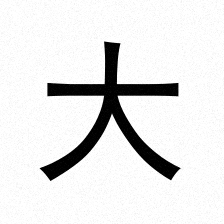
#> input picture data/synthetic/good/da_good_0000.png, 224 x 224 px
$ python -i evaluator.py   (imports and definitions only)
#> lines starting #> are read from the running program, lines starting #| are printed output that depends on the picture; after the words box and inside, x2 and y2 are one past the last pixel; in counts of white or black regions, pixels touching at a corner belong together
"""
InkPi 书法评测系统 - 评测服务

四维度评分（针对毛笔字优化）：
- 结构：字形匀称程度、凸包矩形度、留白分布
- 笔画：骨架提取分析、边缘复杂度、笔画粗细变化（提按效果）
- 平衡：精确重心计算、中轴线偏移量
- 韵律：行笔流畅度、连通性分析、飞白效果
"""
import numpy as np
import cv2
from typing import Dict, List, Tuple, Optional
from dataclasses import dataclass
from datetime import datetime
import logging

logger = logging.getLogger(__name__)


@dataclass
class EvaluationResult:
    """评测结果数据类"""
    total_score: int
    detail_scores: Dict[str, int]
    feedback: str
    timestamp: datetime = None
    image_path: str = None
    character_name: str = None
    style: str = None
    style_confidence: float = None

    def __post_init__(self):
        if self.timestamp is None:
            self.timestamp = datetime.now()

    # [11 lines left out: function to_dict, not called in this run]


class EvaluationService:
    """评测服务 - 毛笔字专项优化版"""

    # 评分维度
    DIMENSIONS = ["结构", "笔画", "平衡", "韵律"]

    # 评分范围
    SCORE_RANGE = (0, 100)

    # 质量等级阈值
    QUALITY_TARGETS = {
        "good": 1.0,
        "medium": 0.3,
        "poor": -1.0,
    }

    def __init__(self):
        self.logger = logging.getLogger(__name__)
        self.min_score, self.max_score = self.SCORE_RANGE

    def evaluate(
        self,
        image: np.ndarray,
        character_name: str = None,
    ) -> EvaluationResult:
        """
        执行评测分析

        Args:
            image: 预处理后的图像 (灰度图或BGR)
            character_name: 字符名称 (可选)

        Returns:
            EvaluationResult 评测结果
        """
        self.logger.info("开始毛笔字评测分析...")

        # 计算四维评分
        detail_scores = self._calculate_scores(image)

        # 计算总分
        total_score = sum(detail_scores.values()) // len(detail_scores)

        # 生成反馈
        feedback = self._generate_feedback(total_score, detail_scores)

        # 创建评测结果
        result = EvaluationResult(
            total_score=total_score,
            detail_scores=detail_scores,
            feedback=feedback,
            timestamp=datetime.now(),
            character_name=character_name,
        )

        self.logger.info(f"评测完成: 总分={total_score}")
        return result

    def _calculate_scores(self, image: np.ndarray) -> Dict[str, int]:
        """计算四维评分"""
        # 确保是灰度图
        if len(image.shape) == 3:
            gray = cv2.cvtColor(image, cv2.COLOR_BGR2GRAY)
        else:
            gray = image

        # 二值化
        _, binary = cv2.threshold(gray, 127, 255, cv2.THRESH_BINARY)

        # 提取墨迹掩码
        ink_mask = binary == 0

        # 提取特征
        features = self._extract_features(binary, ink_mask, gray)

        # 计算各维度分数
        scores = {
            "结构": self._score_structure(features),
            "笔画": self._score_stroke(features, binary),
            "平衡": self._score_balance(features),
            "韵律": self._score_rhythm(features),
        }

        return scores

    def _extract_features(self, binary: np.ndarray, ink_mask: np.ndarray, gray: np.ndarray) -> Dict[str, float]:
        """提取图像特征"""
        h, w = binary.shape
        total_pixels = binary.size
        ink_count = np.sum(ink_mask)

        features = {}

        # 基础特征
        features["ink_ratio"] = ink_count / total_pixels
        features["image_width"] = w
        features["image_height"] = h

        # 重心计算
        if ink_count > 0:
            y_coords, x_coords = np.where(ink_mask)
            features["center_x"] = np.mean(x_coords) / w
            features["center_y"] = np.mean(y_coords) / h
        else:
            features["center_x"] = 0.5
            features["center_y"] = 0.5

        features["center_offset"] = np.sqrt(
            (features["center_x"] - 0.5) ** 2 +
            (features["center_y"] - 0.5) ** 2
        )

        # 凸包分析
        if ink_count > 0:
            contours, _ = cv2.findContours(
                (255 - binary).astype(np.uint8),
                cv2.RETR_EXTERNAL,
                cv2.CHAIN_APPROX_SIMPLE
            )
            if contours:
                all_points = np.vstack(contours)
                convex_hull = cv2.convexHull(all_points)
                hull_perimeter = cv2.arcLength(convex_hull, True)
                min_rect = cv2.minAreaRect(convex_hull)
                rect_perimeter = 2 * (min_rect[1][0] + min_rect[1][1])

                if rect_perimeter > 0:
                    features["convex_rectangularity"] = hull_perimeter / rect_perimeter
                else:
                    features["convex_rectangularity"] = 0.5
            else:
                features["convex_rectangularity"] = 0.5
        else:
            features["convex_rectangularity"] = 0.5

        # 网格留白分析
        grid_size = 3
        cell_h, cell_w = h // grid_size, w // grid_size
        whitespace_ratios = []

        for i in range(grid_size):
            for j in range(grid_size):
                y1, y2 = i * cell_h, (i + 1) * cell_h
                x1, x2 = j * cell_w, (j + 1) * cell_w
                cell = ink_mask[y1:y2, x1:x2]
                whitespace_ratio = 1 - (np.sum(cell) / cell.size)
                whitespace_ratios.append(whitespace_ratio)

        features["whitespace_variance"] = np.var(whitespace_ratios)

        # 骨架提取
        skeleton = self._extract_skeleton(binary)
        features["skeleton_length"] = np.sum(skeleton > 0)
        features["branch_point_count"] = len(self._detect_branch_points(skeleton))
        features["end_point_count"] = len(self._detect_end_points(skeleton))

        # 连通分量分析
        num_labels, _, stats, _ = cv2.connectedComponentsWithStats(
            255 - binary, connectivity=8
        )
        features["num_components"] = num_labels - 1

        # 边缘分析
        edges = cv2.Canny(binary, 50, 150)
        features["edge_density"] = np.sum(edges > 0) / total_pixels

        # 投影分布
        h_projection = np.sum(ink_mask, axis=1)
        v_projection = np.sum(ink_mask, axis=0)

        features["h_proj_std"] = np.std(h_projection) / (np.mean(h_projection) + 1e-6)
        features["v_proj_std"] = np.std(v_projection) / (np.mean(v_projection) + 1e-6)

        # 对称性
        h_proj_norm = h_projection / (np.max(h_projection) + 1e-6)
        v_proj_norm = v_projection / (np.max(v_projection) + 1e-6)
        features["h_symmetry"] = 1 - np.mean(np.abs(h_proj_norm - np.flip(h_proj_norm)))
        features["v_symmetry"] = 1 - np.mean(np.abs(v_proj_norm - np.flip(v_proj_norm)))

        return features

    def _extract_skeleton(self, binary: np.ndarray) -> np.ndarray:
        """骨架提取"""
        if np.mean(binary) > 127:
            img = (255 - binary) // 255
        else:
            img = binary // 255

        skeleton = np.zeros(img.shape, dtype=np.uint8)
        temp = np.zeros(img.shape, dtype=np.uint8)
        element = cv2.getStructuringElement(cv2.MORPH_CROSS, (3, 3))

        while True:
            eroded = cv2.erode(img, element)
            dilated = cv2.dilate(eroded, element)
            temp = cv2.subtract(img, dilated)
            skeleton = cv2.bitwise_or(skeleton, temp)
            img = eroded.copy()

            if cv2.countNonZero(img) == 0:
                break

        return skeleton * 255

    def _detect_branch_points(self, skeleton: np.ndarray) -> List[Tuple[int, int]]:
        """检测骨架分支点"""
        branch_points = []
        h, w = skeleton.shape
        skel = (skeleton > 0).astype(np.uint8)

        for y in range(1, h - 1):
            for x in range(1, w - 1):
                if skel[y, x] == 1:
                    neighbors = np.sum(skel[y-1:y+2, x-1:x+2]) - 1
                    if neighbors >= 3:
                        branch_points.append((x, y))

        return branch_points

    def _detect_end_points(self, skeleton: np.ndarray) -> List[Tuple[int, int]]:
        """检测骨架端点"""
        end_points = []
        h, w = skeleton.shape
        skel = (skeleton > 0).astype(np.uint8)

        for y in range(1, h - 1):
            for x in range(1, w - 1):
                if skel[y, x] == 1:
                    neighbors = np.sum(skel[y-1:y+2, x-1:x+2]) - 1
                    if neighbors == 1:
                        end_points.append((x, y))

        return end_points

    def _score_structure(self, features: Dict[str, float]) -> int:
        """评分：结构"""
        score_range = self.max_score - self.min_score

        # 凸包矩形度
        rect_score = features.get("convex_rectangularity", 0.5)
        rect_deviation = abs(rect_score - 0.8)
        rect_normalized = max(0, 1 - rect_deviation * 2)

        # 留白均匀性
        whitespace_var = features.get("whitespace_variance", 0.1)
        whitespace_score = max(0, 1 - whitespace_var * 4)

        # 墨迹占比
        ink_ratio = features.get("ink_ratio", 0.25)
        ideal_ratio = 0.28
        ratio_score = 1 - abs(ink_ratio - ideal_ratio) / (ideal_ratio * 1.5)
        ratio_score = max(0, min(1, ratio_score))

        final_score = (
            rect_normalized * 0.3 +
            whitespace_score * 0.4 +
            ratio_score * 0.3
        )

        return int(final_score * score_range + self.min_score)

    def _score_stroke(self, features: Dict[str, float], binary: np.ndarray) -> int:
        """评分：笔画"""
        score_range = self.max_score - self.min_score

        # 边缘复杂度
        edge_density = features.get("edge_density", 0.05)
        ideal_density = 0.10
        density_score = 1 - abs(edge_density - ideal_density) / ideal_density
        density_score = max(0, min(1, density_score))

        # 骨架分析
        skeleton_length = features.get("skeleton_length", 0)
        ink_count = np.sum(binary == 0)

        if ink_count > 0:
            skeleton_ratio = skeleton_length / ink_count
            ideal_skeleton_ratio = 0.12
            skeleton_score = 1 - abs(skeleton_ratio - ideal_skeleton_ratio) / ideal_skeleton_ratio
            skeleton_score = max(0, min(1, skeleton_score))
        else:
            skeleton_score = 0.5

        # 连通性
        components = features.get("num_components", 1)
        if components <= 1:
            connectivity_score = 1.0
        elif components <= 3:
            connectivity_score = 0.8
        elif components <= 5:
            connectivity_score = 0.6
        else:
            connectivity_score = 0.4

        final_score = (
            density_score * 0.35 +
            skeleton_score * 0.35 +
            connectivity_score * 0.30
        )

        return int(final_score * score_range + self.min_score)

    def _score_balance(self, features: Dict[str, float]) -> int:
        """评分：平衡"""
        score_range = self.max_score - self.min_score

        # 重心偏移
        center_offset = features.get("center_offset", 0)
        balance_score = 1 - center_offset * 2.5
        balance_score = max(0, min(1, balance_score))

        # 对称性
        h_symmetry = features.get("h_symmetry", 0.5)
        v_symmetry = features.get("v_symmetry", 0.5)

        final_score = (
            balance_score * 0.5 +
            h_symmetry * 0.25 +
            v_symmetry * 0.25
        )

        return int(final_score * score_range + self.min_score)

    def _score_rhythm(self, features: Dict[str, float]) -> int:
        """评分：韵律"""
        score_range = self.max_score - self.min_score

        # 连通性
        components = features.get("num_components", 10)
        if components <= 1:
            flow_score = 1.0
        elif components <= 3:
            flow_score = 0.85
        elif components <= 5:
            flow_score = 0.7
        else:
            flow_score = 0.5

        # 端点数量
        end_points = features.get("end_point_count", 0)
        if 2 <= end_points <= 10:
            endpoint_score = 1.0
        elif end_points < 2:
            endpoint_score = 0.8
        else:
            endpoint_score = max(0.5, 1 - (end_points - 10) * 0.03)

        # 骨架流畅度
        skeleton_length = features.get("skeleton_length", 0)
        branch_points = features.get("branch_point_count", 0)

        if skeleton_length > 0 and branch_points > 0:
            smoothness = min(1, skeleton_length / (branch_points * 40 + 80))
        else:
            smoothness = 0.5

        final_score = (
            flow_score * 0.4 +
            endpoint_score * 0.3 +
            smoothness * 0.3
        )

        return int(final_score * score_range + self.min_score)

    def _generate_feedback(self, total_score: int, detail_scores: Dict[str, int]) -> str:
        """生成反馈文案"""
        if total_score >= 85:
            feedback = "优秀！书法功底扎实，笔画流畅有力！"
        elif total_score >= 70:
            min_dim = min(detail_scores, key=detail_scores.get)
            suggestions = {
                "结构": "注意字形的匀称和留白分布",
                "笔画": "加强笔画的连贯性和粗细变化",
                "平衡": "注意字的重心位置",
                "韵律": "提高行笔的流畅度",
            }
            feedback = f"良好！{suggestions.get(min_dim, '继续练习')}"
        else:
            feedback = "继续练习，建议多临摹字帖，注意笔法和结构"

        return feedback


# [13 lines left out: function evaluate_image, not called in this run]

>>> import cv2
>>> picture = cv2.imread('../../data/synthetic/good/da_good_0000.png')
#> picture is the input picture: shape (224, 224, 3); min 0, max 255, mean 229.4
>>> result = EvaluationService().evaluate(picture)
#> in _calculate_scores, `_, binary = cv2.threshold(gray, 127, 255, cv2.THRESH_BINARY)`:
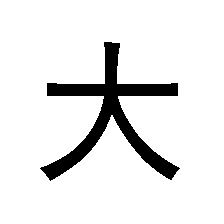
#> binary: shape (224, 224); 90.7% white; 1 black region, box (x1, y1, x2, y2) and area: (40, 42, 180, 181) 4686
#> in _extract_features, `ink_count = np.sum(ink_mask)`: ink_count = 4686
#> in _extract_features, `y_coords, x_coords = np.where(ink_mask)`: y_coords = 4686 values from 42 to 180; x_coords = 4686 values, max 179 at index 4367, min 40 at index 4312, mean 111
#> in _extract_features, `contours, _ = cv2.findContours( (255 - binary).astype(np.uint8), cv2.R..`: contours = 1 contour; box (x1, y1, x2, y2) and area: (40, 42, 180, 181) 4336
#> in _extract_features, `all_points = np.vstack(contours)`: all_points = contour of 234 points, box (x1, y1, x2, y2) (40, 42, 180, 181), area 4336
#> in _extract_features, `convex_hull = cv2.convexHull(all_points)`: convex_hull = contour of 10 points, box (x1, y1, x2, y2) (40, 42, 180, 181), area 15868
#> in _extract_features, `hull_perimeter = cv2.arcLength(convex_hull, True)`: hull_perimeter = 476.3
#> in _extract_features, `min_rect = cv2.minAreaRect(convex_hull)`: min_rect = ((109, 110.7), (139, 137.5), -0.474)
#> in _extract_features, `rect_perimeter = 2 * (min_rect[1][0] + min_rect[1][1])`: rect_perimeter = 553.1
#> after the loop in _extract_features, `for i in range(grid_size):`: whitespace_ratios = [1, 0.923, 1, 0.939, 0.579, 0.932, 0.914, 0.944, 0.913]
#> the loop in _extract_skeleton, `while True:` made 13 passes
#> pass 1, in _extract_skeleton, `eroded = cv2.erode(img, element)`:
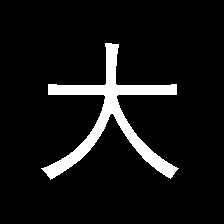
#> eroded: shape (224, 224); values 0 (black) and 1 (white), 8% white; 1 white region, box (x1, y1, x2, y2) and area: (41, 43, 179, 180) 3989
#> pass 1, in _extract_skeleton, `temp = cv2.subtract(img, dilated)`:
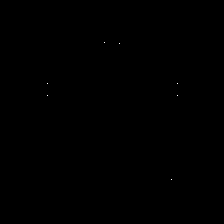
#> temp: shape (224, 224); values 0 (black) and 1 (white), 0.01% white in thin lines or dots, all inside (x1, y1, x2, y2) = (47, 42, 178, 180)
#> pass 2, in _extract_skeleton, `eroded = cv2.erode(img, element)`:
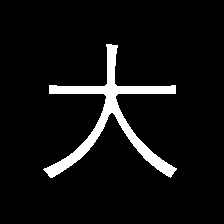
#> eroded: shape (224, 224); values 0 (black) and 1 (white), 6.6% white; 1 white region, box (x1, y1, x2, y2) and area: (43, 44, 177, 178) 3303
#> after the loop in _extract_skeleton, `while True:`:
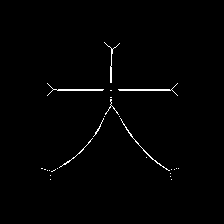
#> skeleton: shape (224, 224); values 0 (black) and 1 (white), 1% white in thin lines or dots, all inside (x1, y1, x2, y2) = (41, 42, 179, 180)
#> after the loop in _detect_branch_points, `for y in range(1, h - 1):`: branch_points = 388 pairs, first value 53 to 171, second value 48 to 169
#> after the loop in _detect_end_points, `for y in range(1, h - 1):`: end_points = [(104, 42), (119, 43), (47, 83), (177, 83), (110, 90), (111, 90), (47, 95), (177, 95), (110, 97), (111, 97), (118, 114), (103, 118), (120, 118), (93, 136), (92, 138), (59, 167), (41, 168), (42, 168), (44, 169), (45, 169), (55, 169), (169, 170), (51, 171)]
#> in _extract_features, `num_labels, _, stats, _ = cv2.connectedComponentsWithStats( 255 - bina..`: num_labels = 2; stats = [[0, 0, 224, 224, 45490], [40, 42, 140, 139, 4686]]
#> in _extract_features, `edges = cv2.Canny(binary, 50, 150)`:
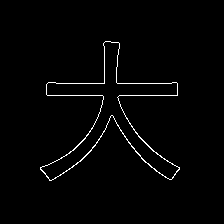
#> edges: shape (224, 224); 1.6% white in thin lines or dots, all inside (x1, y1, x2, y2) = (40, 41, 180, 181)
#> in _extract_features, `h_projection = np.sum(ink_mask, axis=1)`: h_projection = 224 values, max 131 at index 84, min 0 at index 0, mean 20.92
#> in _extract_features, `v_projection = np.sum(ink_mask, axis=0)`: v_projection = 224 values, max 87 at index 105, min 0 at index 0, mean 20.92
#> in _extract_features, `h_proj_norm = h_projection / (np.max(h_projection) + 1e-6)`: h_proj_norm = 224 values, max 1 at index 84, min 0 at index 0, mean 0.16
#> in _extract_features, `v_proj_norm = v_projection / (np.max(v_projection) + 1e-6)`: v_proj_norm = 224 values, max 1 at index 105, min 0 at index 0, mean 0.24
#> in _calculate_scores, `features = self._extract_features(binary, ink_mask, gray)`: features = 17 items
#> in _score_structure, `rect_score = features.get("convex_rectangularity", 0.5)`: rect_score = 0.861
#> in _score_structure, `rect_deviation = abs(rect_score - 0.8)`: rect_deviation = 0.0611
#> in _score_structure, `rect_normalized = max(0, 1 - rect_deviation * 2)`: rect_normalized = 0.878
#> in _score_structure, `whitespace_var = features.get("whitespace_variance", 0.1)`: whitespace_var = 0.0142
#> in _score_structure, `whitespace_score = max(0, 1 - whitespace_var * 4)`: whitespace_score = 0.943
#> in _score_structure, `ink_ratio = features.get("ink_ratio", 0.25)`: ink_ratio = 0.0934
#> in _score_structure, `ratio_score = 1 - abs(ink_ratio - ideal_ratio) / (ideal_ratio * 1.5)`: ratio_score = 0.556
#> in _score_structure, `final_score = ( rect_normalized * 0.3 + whitespace_score * 0.4 + ratio..`: final_score = 0.807
#> in _score_stroke, `score_range = self.max_score - self.min_score`: score_range = 100
#> in _score_stroke, `edge_density = features.get("edge_density", 0.05)`: edge_density = 0.0162
#> in _score_stroke, `density_score = 1 - abs(edge_density - ideal_density) / ideal_density`: density_score = 0.162
#> in _score_stroke, `skeleton_length = features.get("skeleton_length", 0)`: skeleton_length = 516
#> in _score_stroke, `ink_count = np.sum(binary == 0)`: ink_count = 4686
#> in _score_stroke, `skeleton_ratio = skeleton_length / ink_count`: skeleton_ratio = 0.11
#> in _score_stroke, `skeleton_score = 1 - abs(skeleton_ratio - ideal_skeleton_ratio) / idea..`: skeleton_score = 0.918
#> in _score_stroke, `components = features.get("num_components", 1)`: components = 1
#> in _score_stroke, `final_score = ( density_score * 0.35 + skeleton_score * 0.35 + connect..`: final_score = 0.678
#> in _score_balance, `score_range = self.max_score - self.min_score`: score_range = 100
#> in _score_balance, `center_offset = features.get("center_offset", 0)`: center_offset = 0.0164
#> in _score_balance, `balance_score = 1 - center_offset * 2.5`: balance_score = 0.959
#> in _score_balance, `h_symmetry = features.get("h_symmetry", 0.5)`: h_symmetry = 0.837
#> in _score_balance, `v_symmetry = features.get("v_symmetry", 0.5)`: v_symmetry = 0.978
#> in _score_balance, `final_score = ( balance_score * 0.5 + h_symmetry * 0.25 + v_symmetry *..`: final_score = 0.933
#> in _score_rhythm, `score_range = self.max_score - self.min_score`: score_range = 100
#> in _score_rhythm, `components = features.get("num_components", 10)`: components = 1
#> in _score_rhythm, `end_points = features.get("end_point_count", 0)`: end_points = 23
#> in _score_rhythm, `endpoint_score = max(0.5, 1 - (end_points - 10) * 0.03)`: endpoint_score = 0.61
#> in _score_rhythm, `skeleton_length = features.get("skeleton_length", 0)`: skeleton_length = 516
#> in _score_rhythm, `branch_points = features.get("branch_point_count", 0)`: branch_points = 388
#> in _score_rhythm, `smoothness = min(1, skeleton_length / (branch_points * 40 + 80))`: smoothness = 0.0331
#> in _score_rhythm, `final_score = ( flow_score * 0.4 + endpoint_score * 0.3 + smoothness *..`: final_score = 0.593
#> in _calculate_scores, `scores = { "结构": self._score_structure(features), "笔画": self._score_st..`: scores = {'结构': 80, '笔画': 67, '平衡': 93, '韵律': 59}
#> in evaluate, `total_score = sum(detail_scores.values()) // len(detail_scores)`: total_score = 74
#> in _generate_feedback, `min_dim = min(detail_scores, key=detail_scores.get)`: min_dim = '韵律'
#> in _generate_feedback, `feedback = f"良好！{suggestions.get(min_dim, '继续练习')}"`: feedback = '良好！提高行笔的流畅度'
